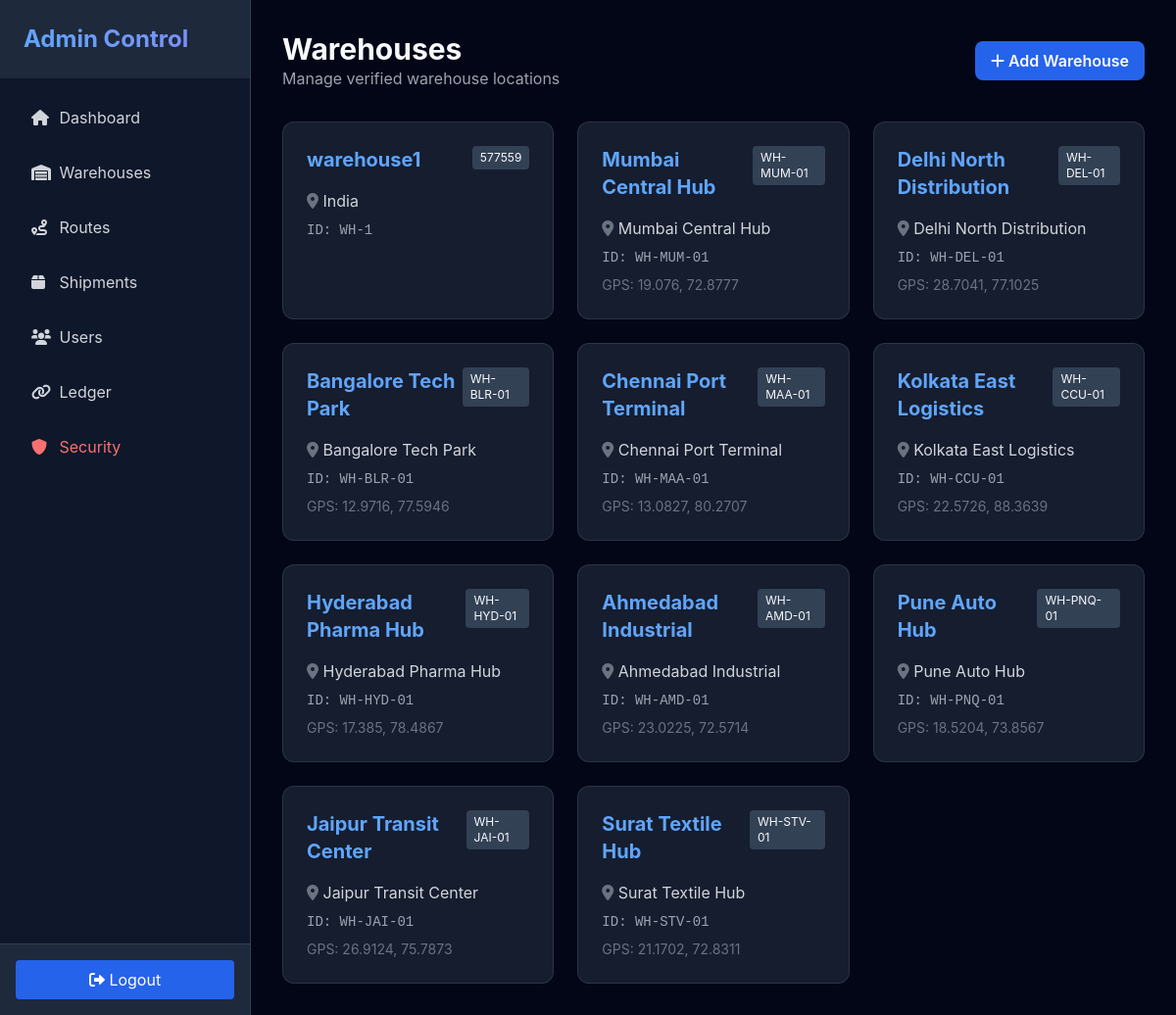
Screenshot of /admin/warehouses (signed in) with the database file from the repository.
### models.py (models this page shows)
class Warehouse(db.Model):
    __tablename__ = 'warehouses'
    id = db.Column(db.Integer, primary_key=True)
    warehouse_id = db.Column(db.String(50), unique=True, nullable=False)
    warehouse_name = db.Column(db.String(100), nullable=False)
    location = db.Column(db.String(100), nullable=False)
    warehouse_code = db.Column(db.String(50), nullable=False)
    lat = db.Column(db.Float, nullable=True)
    lng = db.Column(db.Float, nullable=True)

### routes/admin.py (the view, shortened to what this page needs)
@admin_bp.route('/warehouses', methods=['GET', 'POST'])
@login_required
@role_required('Admin')
def warehouses():
    whs = Warehouse.query.all()
    return render_template('admin/warehouses.html', warehouses=whs)

### routes/auth.py (called while the page is built)
def role_required(role):
    def decorator(f):
        @wraps(f)
        def decorated_function(*args, **kwargs):
            if not current_user.is_authenticated or current_user.role.lower() != role.lower():
                flash('Access Denied. Unauthorized for your role.', 'error')
                return redirect(url_for('auth.login'))
            return f(*args, **kwargs)
        return decorated_function
    return decorator

### templates/admin/warehouses.html (shortened to what this page needs)
{% extends 'base/admin_base.html' %}
{% block admin_content %}
<div class="mb-8 flex justify-between items-center">
    <div>
        <h1 class="text-3xl font-bold">Warehouses</h1>
        <p class="text-gray-400">Manage verified warehouse locations</p>
    </div>
    <button onclick="document.getElementById('addModal').classList.remove('hidden')" class="bg-blue-600 hover:bg-blue-700 px-4 py-2 rounded-lg font-semibold">
        <i class="fas fa-plus"></i> Add Warehouse
    </button>
</div>
<div class="grid grid-cols-1 md:grid-cols-2 lg:grid-cols-3 gap-6">
    {% for wh in warehouses %}
    <div class="glass p-6 rounded-xl">
        <div class="flex justify-between items-start mb-4">
            <h3 class="text-xl font-bold text-blue-400">{{ wh.warehouse_name }}</h3>
            <span class="bg-slate-700 px-2 py-1 rounded text-xs">{{ wh.warehouse_code }}</span>
        </div>
        <p class="text-gray-300 mb-2"><i class="fas fa-map-marker-alt text-gray-500"></i> {{ wh.location }}</p>
        <p class="text-sm text-gray-400 font-mono">ID: {{ wh.warehouse_id }}</p>
        {% if wh.lat and wh.lng %}
        <p class="text-sm text-gray-500 mt-2">GPS: {{ wh.lat }}, {{ wh.lng }}</p>
        {% endif %}
    </div>
    {% endfor %}
</div>
{% endblock %}

### templates/base.html (style rules this page uses)
body { background-color: #0f172a; color: #f8fafc; font-family: 'Inter', sans-serif; }
.glass { background: rgba(30, 41, 59, 0.7); backdrop-filter: blur(10px); -webkit-backdrop-filter: blur(10px); border: 1px solid rgba(255, 255, 255, 0.1); }

### rows the page displays
Warehouse: warehouse_name "warehouse1", warehouse_code "577559", location "India", warehouse_id "WH-1"
Warehouse: warehouse_name "Mumbai Central Hub", warehouse_code "WH-MUM-01", location "Mumbai Central Hub", warehouse_id "WH-MUM-01", lat "19.076", lng "72.8777"
Warehouse: warehouse_name "Delhi North Distribution", warehouse_code "WH-DEL-01", location "Delhi North Distribution", warehouse_id "WH-DEL-01", lat "28.7041", lng "77.1025"
Warehouse: warehouse_name "Bangalore Tech Park", warehouse_code "WH-BLR-01", location "Bangalore Tech Park", warehouse_id "WH-BLR-01", lat "12.9716", lng "77.5946"
Warehouse: warehouse_name "Chennai Port Terminal", warehouse_code "WH-MAA-01", location "Chennai Port Terminal", warehouse_id "WH-MAA-01", lat "13.0827", lng "80.2707"
Warehouse: warehouse_name "Kolkata East Logistics", warehouse_code "WH-CCU-01", location "Kolkata East Logistics", warehouse_id "WH-CCU-01", lat "22.5726", lng "88.3639"
Warehouse: warehouse_name "Hyderabad Pharma Hub", warehouse_code "WH-HYD-01", location "Hyderabad Pharma Hub", warehouse_id "WH-HYD-01", lat "17.385", lng "78.4867"
Warehouse: warehouse_name "Ahmedabad Industrial", warehouse_code "WH-AMD-01", location "Ahmedabad Industrial", warehouse_id "WH-AMD-01", lat "23.0225", lng "72.5714"
Warehouse: warehouse_name "Pune Auto Hub", warehouse_code "WH-PNQ-01", location "Pune Auto Hub", warehouse_id "WH-PNQ-01", lat "18.5204", lng "73.8567"
Warehouse: warehouse_name "Jaipur Transit Center", warehouse_code "WH-JAI-01", location "Jaipur Transit Center", warehouse_id "WH-JAI-01", lat "26.9124", lng "75.7873"
Warehouse: warehouse_name "Surat Textile Hub", warehouse_code "WH-STV-01", location "Surat Textile Hub", warehouse_id "WH-STV-01", lat "21.1702", lng "72.8311"
